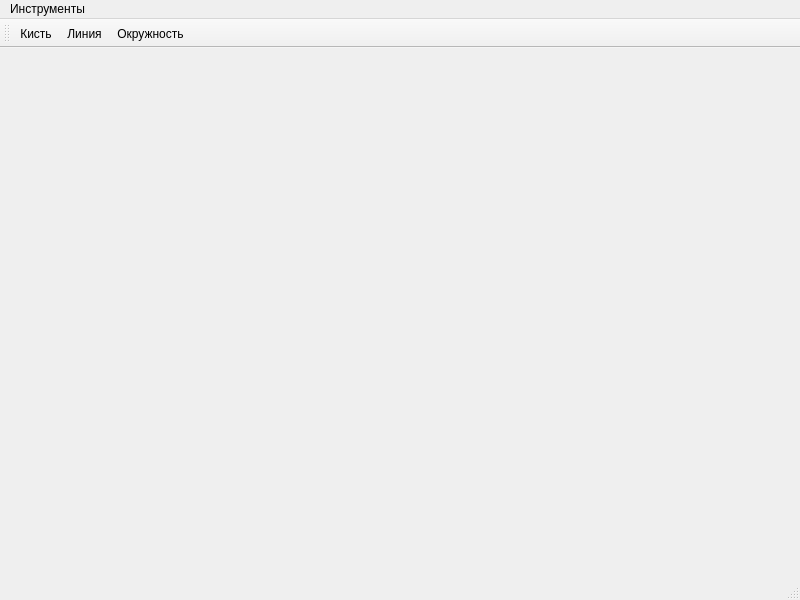
<?xml version="1.0" encoding="UTF-8"?>
<ui version="4.0">
 <class>MainWindow</class>
 <widget class="QMainWindow" name="MainWindow">
  <property name="geometry">
   <rect>
    <x>0</x>
    <y>0</y>
    <width>800</width>
    <height>600</height>
   </rect>
  </property>
  <property name="windowTitle">
   <string>MainWindow</string>
  </property>
  <widget class="QWidget" name="centralwidget"/>
  <widget class="QMenuBar" name="menubar">
   <property name="geometry">
    <rect>
     <x>0</x>
     <y>0</y>
     <width>800</width>
     <height>21</height>
    </rect>
   </property>
   <widget class="QMenu" name="menu">
    <property name="title">
     <string>Инструменты</string>
    </property>
    <addaction name="action_brush"/>
    <addaction name="action_line"/>
    <addaction name="action_circle"/>
   </widget>
   <addaction name="menu"/>
  </widget>
  <widget class="QStatusBar" name="statusbar"/>
  <widget class="QToolBar" name="toolBar">
   <property name="windowTitle">
    <string>toolBar</string>
   </property>
   <attribute name="toolBarArea">
    <enum>TopToolBarArea</enum>
   </attribute>
   <attribute name="toolBarBreak">
    <bool>false</bool>
   </attribute>
   <addaction name="action_brush"/>
   <addaction name="action_line"/>
   <addaction name="action_circle"/>
  </widget>
  <action name="action_brush">
   <property name="text">
    <string>Кисть</string>
   </property>
  </action>
  <action name="action_line">
   <property name="text">
    <string>Линия</string>
   </property>
  </action>
  <action name="action_circle">
   <property name="text">
    <string>Окружность</string>
   </property>
  </action>
 </widget>
 <resources/>
 <connections/>
</ui>
